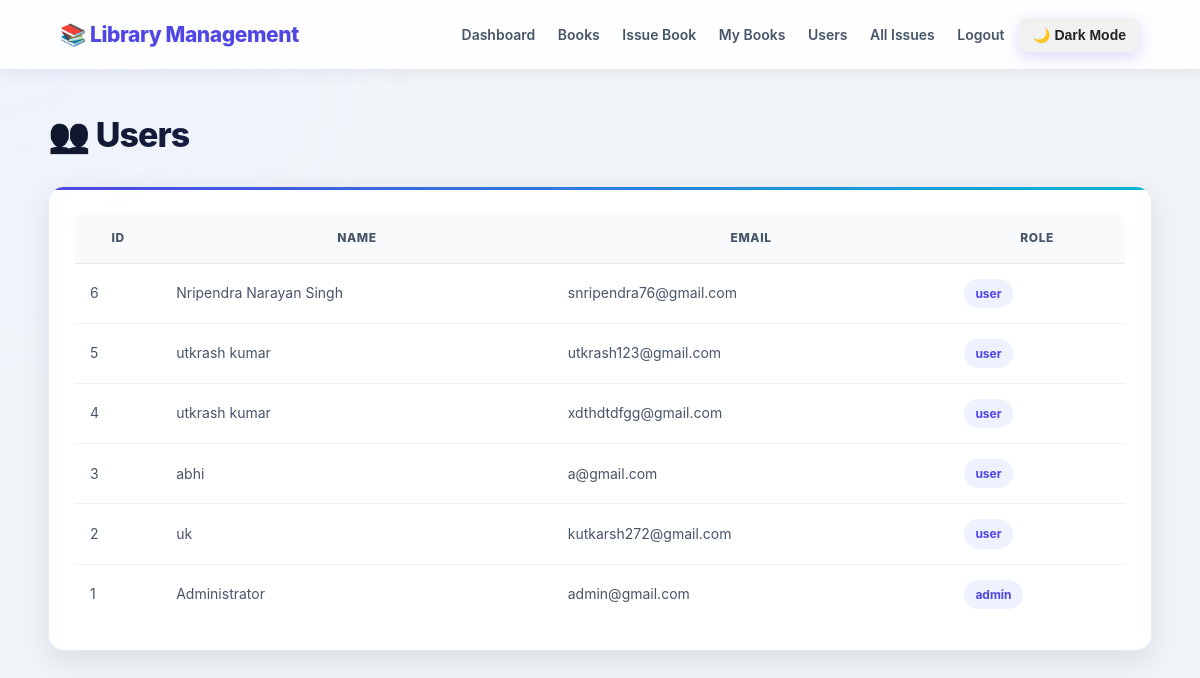
The app's page /users (signed in) with its own data.
### tables this page shows
CREATE TABLE users (
        id INTEGER PRIMARY KEY AUTOINCREMENT,
        name TEXT NOT NULL,
        email TEXT UNIQUE NOT NULL,
        password TEXT NOT NULL,
        role TEXT NOT NULL DEFAULT 'user'
    );

### app.py (the view)
@app.route("/users")
@admin_required
def users():
    conn = get_db()
    rows = conn.execute("SELECT id,name,email,role FROM users ORDER BY id DESC").fetchall()
    conn.close()
    return render_template("users.html", users=rows)

### app.py (called while the page is built)
def get_db():
    conn = sqlite3.connect(DB)
    conn.row_factory = sqlite3.Row
    conn.execute("PRAGMA foreign_keys = ON")
    return conn

def admin_required(f):
    @wraps(f)
    def wrapper(*args, **kwargs):
        if session.get("role") != "admin":
            flash("Admin access required.", "danger")
            return redirect(url_for("dashboard"))
        return f(*args, **kwargs)
    return wrapper

### templates/users.html
{% extends "layout.html" %}{% block content %}
<h1>👥 Users</h1>
<div class="card"><div style="overflow:auto"><table>
<tr><th>ID</th><th>Name</th><th>Email</th><th>Role</th></tr>
{% for u in users %}<tr><td>{{u.id}}</td><td>{{u.name}}</td><td>{{u.email}}</td><td><span class="badge">{{u.role}}</span></td></tr>{% endfor %}
</table></div></div>
{% endblock %}

### templates/layout.html (shortened to what this page needs)
<!DOCTYPE html>
<html lang="en">
<head>
    <link rel="stylesheet" href="{{ url_for('static', filename='style.css') }}">
</head>
<body>
{% if session.get('user_id') %}
<div class="nav">
    <div class="brand">
        📚 Library Management
    </div>
    <div>
        <a href="{{ url_for('dashboard') }}">Dashboard</a>
        <a href="{{ url_for('books') }}">Books</a>
        <a href="{{ url_for('issue_book') }}">Issue Book</a>
        <a href="{{ url_for('my_books') }}">My Books</a>
        {% if session.get('role') == 'admin' %}
            <a href="{{ url_for('users') }}">Users</a>
            <a href="{{ url_for('all_issues') }}">All Issues</a>
        {% endif %}
        <a href="{{ url_for('logout') }}">Logout</a>
        <button id="modeBtn" onclick="changeMode()">
            🌙 Dark Mode
        </button>
    </div>
</div>
{% endif %}
<div class="container">
    {% block content %}{% endblock %}
</div>
</body>
</html>

### static/style.css (style rules this page uses)
:root { --primary: #4f46e5; --primary-dark: #3730a3; --secondary: #06b6d4; --success: #10b981; --danger: #ef4444; --warning: #f59e0b; --bg: #f1f5f9; --card: #ffffff; --text: #0f172a; --muted: #64748b; --border: #e2e8f0; --shadow-sm: 0 4px 15px rgba(15, 23, 42, 0.06); --shadow-md: 0 10px 30px rgba(15, 23, 42, 0.10); --shadow-lg: 0 20px 50px rgba(15, 23, 42, 0.15); --radius: 16px; }
* { margin: 0; padding: 0; box-sizing: border-box; }
html { scroll-behavior: smooth; }
body { font-family: "Inter", "Segoe UI", Arial, sans-serif; background: radial-gradient(circle at top left, #eef2ff 0, transparent 30%), var(--bg); color: var(--text); line-height: 1.6; }
.nav { position: sticky; top: 0; z-index: 1000; min-height: 70px; padding: 14px 5%; display: flex; align-items: center; justify-content: space-between; background: rgba(255, 255, 255, 0.88); backdrop-filter: blur(18px); -webkit-backdrop-filter: blur(18px); border-bottom: 1px solid rgba(226, 232, 240, 0.8); box-shadow: var(--shadow-sm); }
.brand { display: flex; align-items: center; gap: 10px; font-size: 21px; font-weight: 800; color: var(--primary); letter-spacing: -0.4px; }
.nav a { position: relative; display: inline-block; margin-left: 18px; color: #475569; text-decoration: none; font-size: 14px; font-weight: 600; transition: 0.25s ease; }
.nav a::after { content: ""; position: absolute; left: 0; bottom: -7px; width: 0; height: 2px; background: linear-gradient( 90deg, var(--primary), var(--secondary) ); transition: 0.25s ease; }
.container { width: min(92%, 1200px); margin: 38px auto; }
h1 { margin-bottom: 24px; font-size: clamp(26px, 4vw, 34px); font-weight: 800; letter-spacing: -1px; background: linear-gradient( 90deg, #0f172a, #4f46e5 ); -webkit-background-clip: text; -webkit-text-fill-color: transparent; }
.card { position: relative; background: rgba(255, 255, 255, 0.92); padding: 26px; margin-bottom: 24px; border-radius: var(--radius); border: 1px solid rgba(226, 232, 240, 0.8); box-shadow: var(--shadow-md); overflow: hidden; transition: transform 0.25s ease, box-shadow 0.25s ease; }
.card::before { content: ""; position: absolute; top: 0; left: 0; width: 100%; height: 3px; background: linear-gradient( 90deg, var(--primary), var(--secondary) ); }
button, .btn { position: relative; display: inline-flex; align-items: center; justify-content: center; gap: 7px; padding: 11px 18px; border: none; border-radius: 10px; background: linear-gradient( 135deg, var(--primary), #6366f1 ); color: white; cursor: pointer; font-size: 14px; font-weight: 700; text-decoration: none; box-shadow: 0 5px 15px rgba(79, 70, 229, 0.20); transition: all 0.25s ease; }
.card > div { overflow-x: auto; }
table { width: 100%; border-collapse: separate; border-spacing: 0; background: white; border-radius: 12px; overflow: hidden; }
th { padding: 15px; background: #f8fafc; color: #475569; font-size: 12px; font-weight: 800; text-transform: uppercase; letter-spacing: 0.6px; border-bottom: 1px solid var(--border); }
td { padding: 15px; color: #475569; font-size: 14px; border-bottom: 1px solid #edf1f5; }
tbody tr, tr { transition: 0.2s ease; }
tr:last-child td { border-bottom: none; }
.badge { display: inline-flex; align-items: center; padding: 5px 11px; border-radius: 30px; background: #eef2ff; color: var(--primary); font-size: 12px; font-weight: 700; }
.container { animation: fadeIn 0.4s ease; }
#modeBtn { padding: 9px 16px; border: none; border-radius: 8px; background: #2563eb; color: white; font-size: 14px; font-weight: 600; cursor: pointer; margin-left: 10px; }

### templates/layout.html (style rules this page uses)
#modeBtn { border: none; padding: 9px 14px; margin-left: 10px; border-radius: 8px; cursor: pointer; font-size: 14px; background: #f1f1f1; color: #222; }

### records on screen
users: id "6", name "Nripendra Narayan Singh", email "snripendra76@gmail.com", role "user"
users: id "5", name "utkrash kumar", email "utkrash123@gmail.com", role "user"
users: id "4", name "utkrash kumar", email "xdthdtdfgg@gmail.com", role "user"
users: id "3", name "abhi", email "a@gmail.com", role "user"
users: id "2", name "uk", email "kutkarsh272@gmail.com", role "user"
users: id "1", name "Administrator", email "admin@gmail.com", role "admin"
